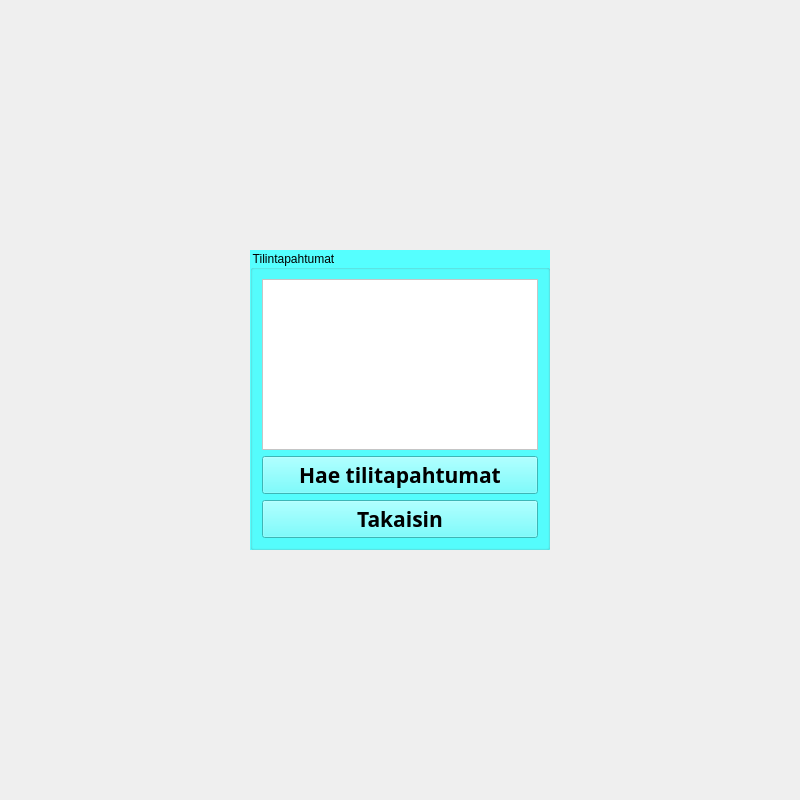
<?xml version="1.0" encoding="UTF-8"?>
<ui version="4.0">
 <class>Tilintapahtumat</class>
 <widget class="QWidget" name="Tilintapahtumat">
  <property name="geometry">
   <rect>
    <x>0</x>
    <y>0</y>
    <width>800</width>
    <height>800</height>
   </rect>
  </property>
  <property name="windowTitle">
   <string>Form</string>
  </property>
  <widget class="QGroupBox" name="groupBox_Tilintapahtumat">
   <property name="geometry">
    <rect>
     <x>250</x>
     <y>250</y>
     <width>300</width>
     <height>300</height>
    </rect>
   </property>
   <property name="styleSheet">
    <string notr="true">background-color: rgb(85, 255, 255);</string>
   </property>
   <property name="title">
    <string>Tilintapahtumat</string>
   </property>
   <layout class="QVBoxLayout" name="verticalLayout_2">
    <item>
     <widget class="QTextEdit" name="tilitapahtumat_txtBox">
      <property name="font">
       <font>
        <family>Century Gothic</family>
        <weight>75</weight>
        <bold>true</bold>
       </font>
      </property>
      <property name="styleSheet">
       <string notr="true">background-color: rgb(255, 255, 255);</string>
      </property>
     </widget>
    </item>
    <item>
     <layout class="QVBoxLayout" name="verticalLayout">
      <item>
       <widget class="QPushButton" name="pushButton_HaeTilitapahtumat">
        <property name="font">
         <font>
          <family>Century Gothic</family>
          <pointsize>16</pointsize>
          <weight>75</weight>
          <bold>true</bold>
         </font>
        </property>
        <property name="text">
         <string>Hae tilitapahtumat</string>
        </property>
       </widget>
      </item>
      <item>
       <widget class="QPushButton" name="pushButton_Takaisin">
        <property name="font">
         <font>
          <family>Century Gothic</family>
          <pointsize>16</pointsize>
          <weight>75</weight>
          <bold>true</bold>
         </font>
        </property>
        <property name="text">
         <string>Takaisin</string>
        </property>
       </widget>
      </item>
     </layout>
    </item>
   </layout>
  </widget>
 </widget>
 <resources/>
 <connections/>
</ui>
